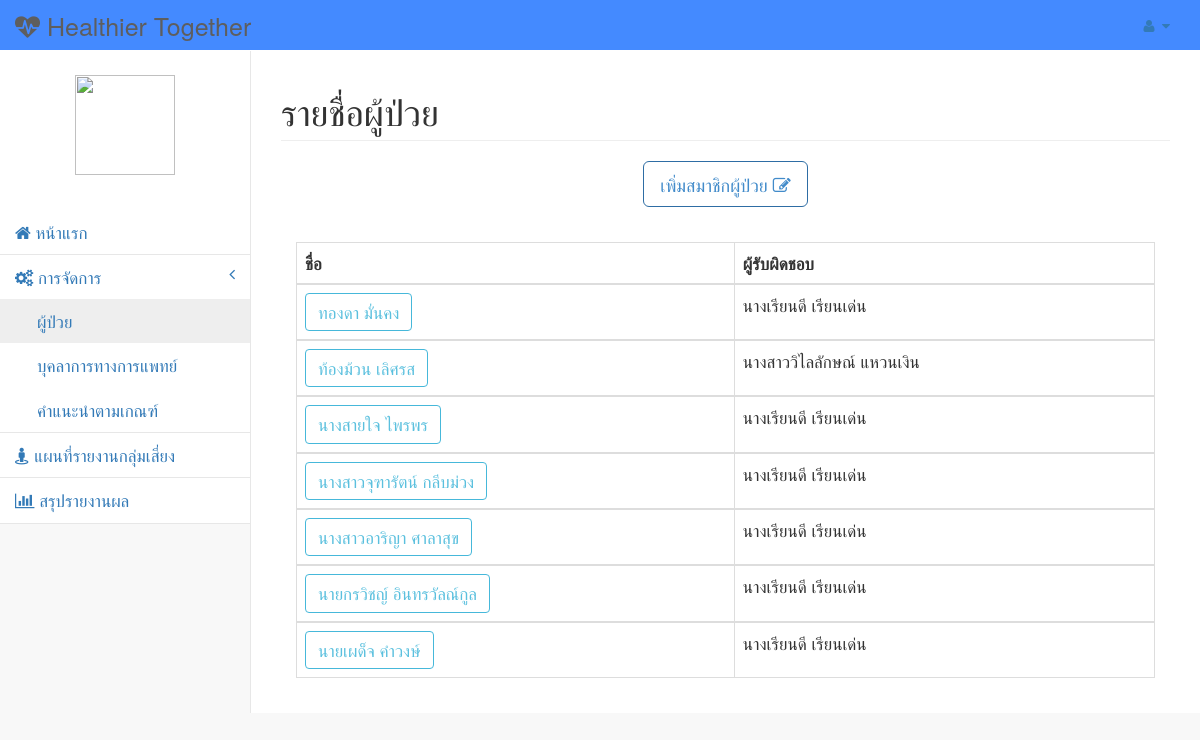
/u225314046.20180623135023/u225314046/public_html/Webservice_nn/patient.php, run on the app's committed database.
### tables this page shows
CREATE TABLE `patient` (
  `HN` varchar(20) NOT NULL,
  `userName` varchar(20) NOT NULL,
  `userID` int(5) NOT NULL,
  `Name` varchar(30) NOT NULL,
  `Last` varchar(20) NOT NULL,
  `age` int(3) NOT NULL,
  `img` varchar(300) DEFAULT NULL,
  `address` text NOT NULL,
  `occupation` varchar(20) NOT NULL,
  `status` varchar(20) NOT NULL,
  `treatment` varchar(50) NOT NULL,
  `place` varchar(50) NOT NULL,
  `Latitude` varchar(50) NOT NULL,
  `Longitude` varchar(50) NOT NULL
);

### u225314046.20180623135023/u225314046/public_html/Webservice_nn/patient.php (the view, shortened to what this page needs)
<!DOCTYPE html>
<html lang="en">
<head>
    <link href="vendor/bootstrap/css/bootstrap.css" rel="stylesheet">
    <link href="vendor/metisMenu/metisMenu.min.css" rel="stylesheet">
    <link href="dist/css/sb-admin-2.css" rel="stylesheet">
    <link href="vendor/morrisjs/morris.css" rel="stylesheet">
    <link href="vendor/font-awesome/css/font-awesome.min.css" rel="stylesheet" type="text/css">
</head>
<body>
    <div id="wrapper">
        <nav class="navbar navbar-default navbar-static-top" role="navigation" style="margin-bottom: 0">
            <div class="navbar-header">
                <a class="navbar-brand" href="index.html" style="font-size:25px">
                  <i class="fa fa-heartbeat" aria-hidden="true"></i> Healthier Together</a>
            </div>
            <ul class="nav navbar-top-links navbar-right">
                <li class="dropdown">
                    <a class="dropdown-toggle" data-toggle="dropdown" href="#">
                        <i class="fa fa-user fa-fw"></i> <i class="fa fa-caret-down"></i>
                    </a>
                </li>
            </ul>
            <?
      include "config.php";
      $objConnect = mysqli_connect($servername, $username, $password, $database)or die("Error Connect to Database");
      $strSQL = "SELECT userID,Img ,CONCAT(Name,' ',Last) AS name_p From authorities WHERE userName = '".$_SESSION["userName"]."' ";
      $objQuery = mysqli_query($objConnect,$strSQL) or die ("Error Query [".$strSQL."]");
      $result=mysqli_fetch_array($objQuery,MYSQLI_ASSOC);
    ?>
            <div class="navbar-default_2 sidebar" role="navigation" style="font-size:17px">
                <div class="sidebar-nav navbar-collapse"><br>
                    <ul class="nav" id="side-menu">
                      <div class="testimonial-image">
                          <center><img src="<?php echo $result["Img"];?>" width="100px" height="100px"></center>
                        </div>
                          </a><br>
                        <li>
                            <a href="home.php"><i class="fa fa-home" aria-hidden="true"></i> หน้าแรก</a>
                        </li>
                        <li>
                            <a href="#"><i class="fa fa-gears"></i> การจัดการ<span class="fa arrow"></span></a>
                            <ul class="nav nav-second-level">
                                <li>
                                    <a href="patient.php">ผู้ป่วย</a>
                                </li>
                                <li>
                                      <a href="authorities.php">บุคลาการทางการแพทย์</a>
                                </li>
                                 <li>
                                      <a href="Recommend.php">คำแนะนำตามเกณฑ์</a>
                                </li>
                            </ul>
                        </li>
                        <li>
                            <a href="MapWeb.php"><i class="fa fa-street-view"></i> แผนที่รายงานกลุ่มเสี่ยง</a>
                        </li>
                        <li>
                            <a href="PieChart.php"><i class="fa fa-bar-chart" aria-hidden="true"></i> สรุปรายงานผล</a>
                        </li>
                    </ul>
                </div>
            </div>
        </nav>
     <?
      include "config.php";
      $objConnect = mysqli_connect($servername, $username, $password, $database)or die("Error Connect to Database");
     $strSQL = "SELECT p.HN, CONCAT(p.Name,' ',p.Last) AS name_p, CONCAT(a.Name,' ',a.Last) AS name_a ,a.userID
                From patient p
                INNER JOIN authorities a ON p.userID = a.userID
                ORDER BY name_p
                ";
      $objQuery = mysqli_query($objConnect,$strSQL) or die ("Error Query [".$strSQL."]")
      ?>
        <div id="page-wrapper">
            <div class="row">
                <div class="col-lg-12">
                    <h1 class="page-header">รายชื่อผู้ป่วย</h1>
                </div>
                 <center>
             <a role="button" class="btn btn-outline btn-primary btn-lg" href="Add_patient.php">
              เพิ่มสมาชิกผู้ป่วย <i class="fa fa fa-edit"></i>
            </a>
          </center>
              <br>
            </div>
            <div class="row">
                <div class="col-lg-12">
                        <div class="panel-body">
                          <form action="profile_p.php" method="post">
                            <table width="100%" class="table table-bordered table-hover" id="dataTables-example" style="font-size:17px">
                                <thead>
                                    <tr>
                                      <th>ชื่อ</th>
                                      <th>ผู้รับผิดชอบ</th>
                                    </tr>
                                </thead>
                                <?php
                while($objResult = mysqli_fetch_array($objQuery)){
                ?>
                                <tbody >
                                    <tr class="odd gradeX">
                                      <td><a type="button" name="name" class="btn btn-outline btn-info" style="font-size:17px" href="profile_p.php?HN=<?php echo $objResult["HN"];?>"><?php echo $objResult["name_p"];?></a></td>
                                      <td><?php echo $objResult["name_a"];?></td>
                                    </tr>
                                </tbody>
                                <?php
                }
                ?>
                            </table>
                          </form>
                        </div>
                </div>
            </div>
        </div>
    </div>
</body>
</html>

### data on the page
patient: name_p "ทองดา มั่นคง", name_a "นางเรียนดี เรียนเด่น"
patient: name_p "ท้องม้วน เลิศรส", name_a "นางสาววิไลลักษณ์ แหวนเงิน"
patient: name_p "นางสายใจ ไพรพร", name_a "นางเรียนดี เรียนเด่น"
patient: name_p "นางสาวจุฑารัตน์ กลีบม่วง", name_a "นางเรียนดี เรียนเด่น"
patient: name_p "นางสาวอาริญา ศาลาสุข", name_a "นางเรียนดี เรียนเด่น"
patient: name_p "นายกรวิชญ์ อินทรวัลณ์กูล", name_a "นางเรียนดี เรียนเด่น"
patient: name_p "นายเผด็จ คำวงษ์", name_a "นางเรียนดี เรียนเด่น"
